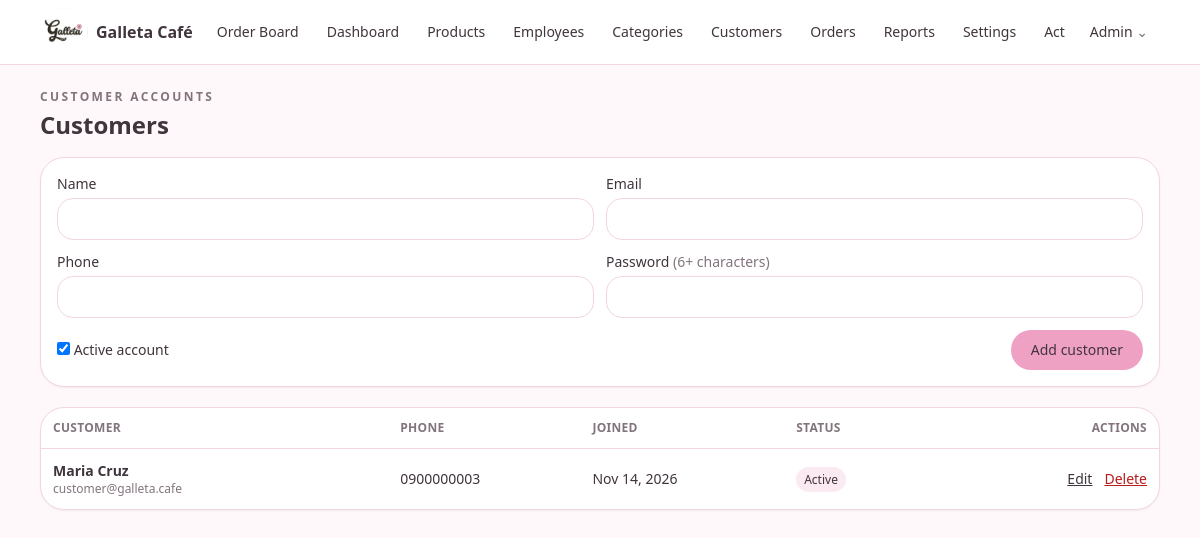
The page /admin/customers.php (signed in) on the database its author committed.
### tables this page shows
CREATE TABLE users(id INT AUTO_INCREMENT PRIMARY KEY,name VARCHAR(100) NOT NULL,email VARCHAR(150) NOT NULL UNIQUE,phone VARCHAR(30),password VARCHAR(255) NOT NULL,role ENUM('customer','server','admin') NOT NULL DEFAULT 'customer',active TINYINT(1) NOT NULL DEFAULT 1,created_at TIMESTAMP DEFAULT CURRENT_TIMESTAMP,INDEX(role));

### config/app.php (called while the page is built, shortened)
<?php
function e($s){ return htmlspecialchars((string)$s, ENT_QUOTES); }

### admin/customers.php (the view, shortened to what this page needs)
<?php require '../includes/layout.php'; require_role(['admin']); $d=db();
$customers=$d->query("SELECT id,name,email,phone,active,created_at FROM users WHERE role='customer' ORDER BY name")->fetchAll();$ed=['id'=>0,'name'=>'','email'=>'','phone'=>'','active'=>1];if(isset($_GET['edit']))foreach($customers as $customer)if($customer['id']==(int)$_GET['edit'])$ed=$customer;
?><div class="flex flex-wrap items-end justify-between gap-3 mb-4"><div><p class="text-xs font-semibold uppercase tracking-[.2em] text-mute">Customer accounts</p><h1 class="text-2xl font-semibold mt-1">Customers</h1></div></div>
<form method="post" class="<?=card('p-4 mb-5 grid gap-3 sm:grid-cols-2')?>"><?=csrf()?><input type="hidden" name="action" value="save"><input type="hidden" name="id" value="<?=$ed['id']?>"><label class="text-sm">Name<input class="<?=INP?> mt-1" name="name" value="<?=e($ed['name'])?>" required></label><label class="text-sm">Email<input class="<?=INP?> mt-1" type="email" name="email" value="<?=e($ed['email'])?>" required></label><label class="text-sm">Phone<input class="<?=INP?> mt-1" name="phone" value="<?=e($ed['phone'])?>"></label><label class="text-sm">Password <span class="text-mute">(<?= $ed['id']?'optional':'6+ characters' ?>)</span><input class="<?=INP?> mt-1" type="password" name="password" minlength="6" <?=$ed['id']?'':'required'?>></label><div class="flex flex-wrap items-center gap-4 text-sm sm:col-span-2"><label><input type="checkbox" name="active" <?=$ed['active']?'checked':''?>> Active account</label><button class="<?=BTN?> sm:ml-auto"><?=$ed['id']?'Update':'Add'?> customer</button></div></form>
<div class="<?=card('overflow-x-auto')?>"><table class="w-full min-w-[42rem] text-sm"><thead><tr class="text-left text-xs uppercase tracking-wide text-mute"><th class="p-3">Customer</th><th>Phone</th><th>Joined</th><th>Status</th><th class="p-3 text-right">Actions</th></tr></thead><tbody><?php foreach($customers as $customer):?><tr class="border-t border-line"><td class="p-3"><b><?=e($customer['name'])?></b><div class="text-xs text-mute"><?=e($customer['email'])?></div></td><td><?=e($customer['phone']?:'—')?></td><td><?=date('M j, Y',strtotime($customer['created_at']))?></td><td><span class="rounded-full px-2 py-1 text-xs <?=$customer['active']?'bg-soft':'bg-red-100 text-red-700'?>"><?=$customer['active']?'Active':'Inactive'?></span></td><td class="p-3 text-right whitespace-nowrap"><a class="mr-3 underline" href="?edit=<?=$customer['id']?>">Edit</a><form method="post" class="inline" onsubmit="return confirm('Delete this customer?')"><?=csrf()?><input type="hidden" name="action" value="delete"><input type="hidden" name="id" value="<?=$customer['id']?>"><button class="text-red-700 underline">Delete</button></form></td></tr><?php endforeach?></tbody></table></div><?php foot();

### rows shown on the page
users: name "Maria Cruz", email "customer@galleta.cafe", phone "0900000003", created_at "Nov 14, 2026", active "Active"

### other values the page prints
setting('cafe_name','Galleta Café') "Galleta Café"
$l[1] "Order Board"
$l[1] "Dashboard"
$l[1] "Products"
$l[1] "Employees"
$l[1] "Categories"
$l[1] "Customers"
$l[1] "Orders"
$l[1] "Reports"
$l[1] "Settings"
$u['name'] "Admin"
